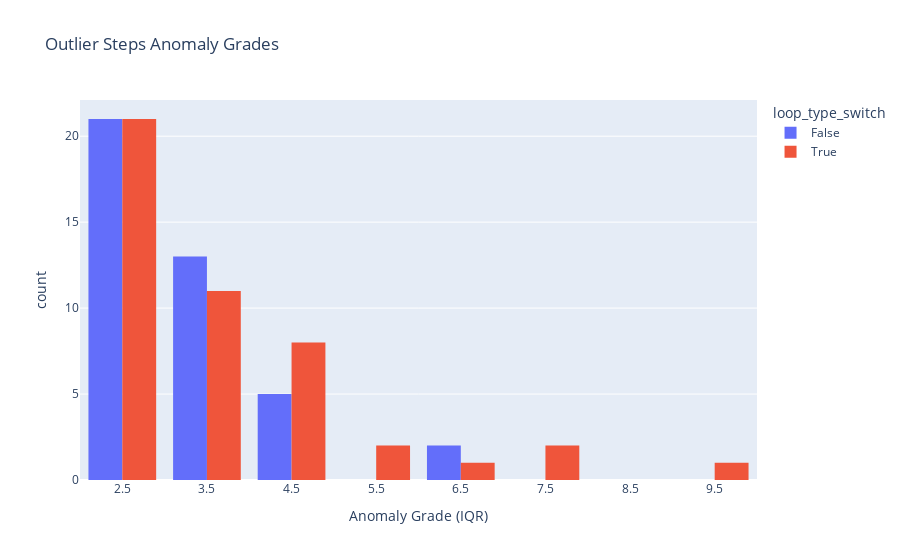

Source (notebook cell):
### Code cell
def get_step_anomaly_grade(step):
    return abs(get_outlier_grade(step, 'rt'))

anomaly_grades = raw_data.merge(quantiles_per_subject, how='left', on='subject')
anomaly_grades['anomaly_grade'] = anomaly_grades.apply(get_step_anomaly_grade, axis=1)

px.histogram(anomaly_grades[anomaly_grades['anomaly_grade'] >=  cleaning_config['filter_threshold']], nbins=10
             , x='anomaly_grade', color='loop_type_switch', barmode='group',
             title=f'Outlier Steps Anomaly Grades', labels={'anomaly_grade':'Anomaly Grade (IQR)'})

### Figure 1 — Plotly figure (JSON) as saved in the notebook; plotly's stock layout.template omitted (floating-point values rounded to 4 significant figures)
{"data": [{"alignmentgroup": "True", "bingroup": "x", "hovertemplate": "loop_type_switch=False<br>Anomaly Grade (IQR)=%{x}<br>count=%{y}<extra></extra>", "legendgroup": "False", "marker": {"color": "#636efa", "pattern": {"shape": ""}}, "name": "False", "nbinsx": 10, "offsetgroup": "False", "orientation": "v", "showlegend": true, "type": "histogram", "x": [4.407, 2.271, 3.266, 2.967, 2.894, 3.017, 4.237, 2.568, 6.297, 3.626, 2.636, 6.431, 2.92, 2.776, 3.468, 2.97, 2.284, 4.149, 3.272, 2.69, 3.219, 3.888, 2.883, 3.604, 2.748, 2.763, 2.581, 2.641, 2.97, 2.681, 4.029, 2.254, 3.142, 3.411, 3.312, 4.17, 3.058, 2.579, 3.293, 2.57, 2.714], "xaxis": "x", "yaxis": "y"}, {"alignmentgroup": "True", "bingroup": "x", "hovertemplate": "loop_type_switch=True<br>Anomaly Grade (IQR)=%{x}<br>count=%{y}<extra></extra>", "legendgroup": "True", "marker": {"color": "#EF553B", "pattern": {"shape": ""}}, "name": "True", "nbinsx": 10, "offsetgroup": "True", "orientation": "v", "showlegend": true, "type": "histogram", "x": [3.864, 4.096, 2.363, 4.24, 4.075, 2.349, 2.351, 2.54, 4.001, 5.312, 2.278, 4.87, 2.31, 2.48, 3.227, 4.906, 2.311, 3.022, 4.265, 3.969, 4.047, 2.971, 2.634, 3.074, 2.284, 2.598, 3.066, 7.007, 3.659, 3.463, 3.98, 5.648, 3.757, 2.672, 2.805, 2.92, 3.003, 2.427, 7.001, 2.431, 6.5, 2.774, 9.365, 2.715, 2.893, 2.335], "xaxis": "x", "yaxis": "y"}], "layout": {"barmode": "group", "legend": {"title": {"text": "loop_type_switch"}, "tracegroupgap": 0}, "title": {"text": "Outlier Steps Anomaly Grades"}, "xaxis": {"anchor": "y", "domain": [0, 1], "title": {"text": "Anomaly Grade (IQR)"}}, "yaxis": {"anchor": "x", "domain": [0, 1], "title": {"text": "count"}}}}
